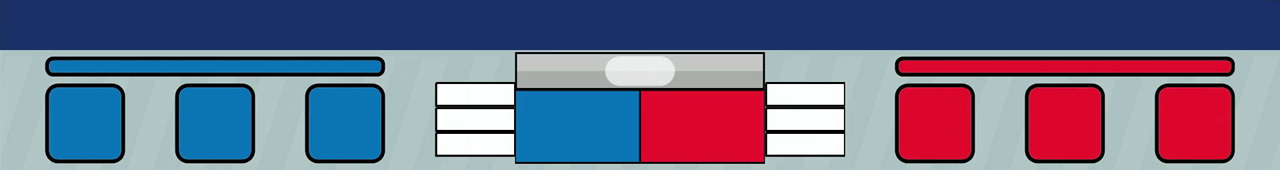
#> input picture orbtest/score_overlay_2021_1280.png, 1280 x 170 px
$ python sift_flann.py
#> lines starting #> are read from the running program, lines starting #| are printed output that depends on the picture
import numpy as np
import cv2.cv2 as cv

img1 = cv.imread('score_overlay_2021_1280.png', cv.IMREAD_GRAYSCALE)  # queryImage
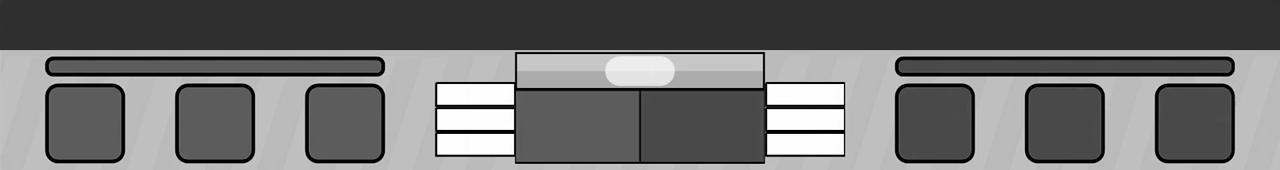
#> img1: shape (170, 1280); min 0, max 255, mean 109
img2 = cv.imread('2021/frame-00570.jpg', cv.IMREAD_GRAYSCALE)  # trainImage
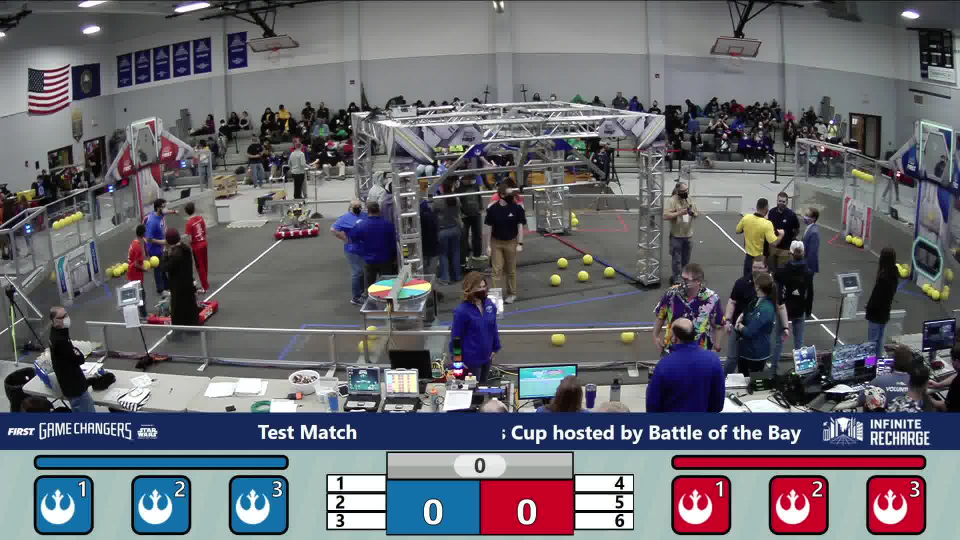
#> input picture orbtest/2021/frame-00570.jpg, 1920 x 1080 px (shown at 1/2 size)
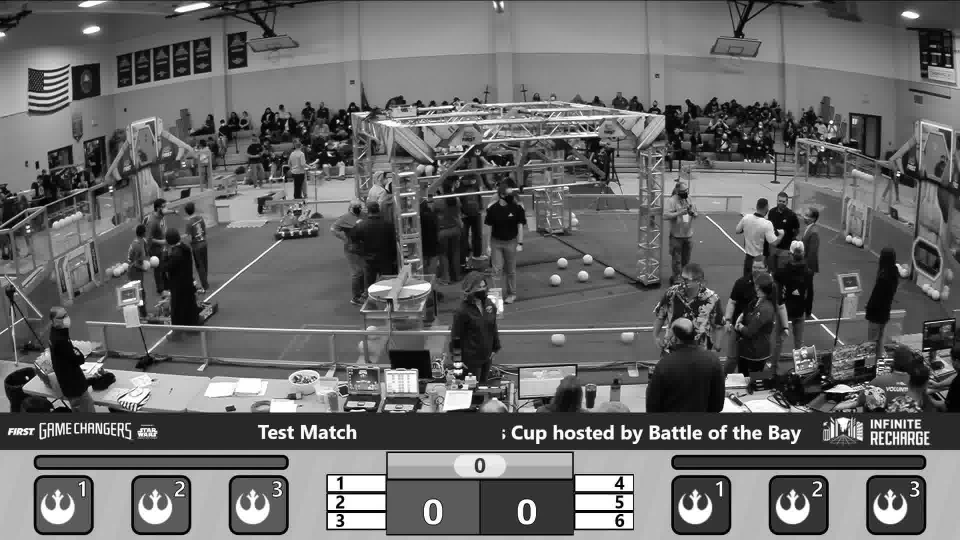
#> img2: shape (1080, 1920) (shown at 1/2 size); min 0, max 255, mean 103

# Initiate SIFT detector
sift = cv.SIFT_create()

# find the keypoints and descriptors with SIFT
kp1, des1 = sift.detectAndCompute(img1, None)
#> kp1 = 86 keypoints; strongest (x, y, size): (512, 128, 2), (843, 155, 2), (437, 83, 2.1), (769, 128, 2.6)
kp2, des2 = sift.detectAndCompute(img2, None)
#> kp2 = 14186 keypoints; strongest (x, y, size): (1239, 1045, 4.4), (1238, 967, 3.2), (1547, 859, 4), (1548, 870, 4.7)

# FLANN parameters
FLANN_INDEX_KDTREE = 1
index_params = dict(algorithm=FLANN_INDEX_KDTREE, trees=5)
search_params = dict(checks=50)  # or pass empty dictionary
flann = cv.FlannBasedMatcher(index_params, search_params)
matches = flann.knnMatch(des1, des2, k=2)
#> matches = 86 matches

# Apply ratio test
good = []
for m, n in matches:
    if m.distance < 0.75 * n.distance:
        good.append(m)
#> this loop made 86 passes
#> after the loop, good = 34 matches

src_pts = np.float32([kp1[m.queryIdx].pt for m in good]).reshape(-1, 1, 2)
#> src_pts = 34 rows, first 8: [50.95, 62.32], [377.3, 90.18], [379, 62.45], [407.3, 73.03], [438.4, 153], [438.5, 106.7], [438.5, 106.7], [446.5, 143.9]
dst_pts = np.float32([kp2[m.trainIdx].pt for m in good]).reshape(-1, 1, 2)
#> dst_pts = 34 rows, first 8: [76.75, 930.1], [569.6, 1054.5], [76.75, 930.1], [1507.2, 529.8], [1263.9, 1055.2], [657.4, 985.3], [657.4, 985.3], [701.4, 1041.5]
t = cv.estimateAffinePartial2D(src_pts, dst_pts)

transform = {
    'scale': t[0][0, 0],
    'tx': t[0][0, 2],
    'ty': t[0][1, 2],
}
#> transform = {'scale': 1.5, 'tx': -0.486, 'ty': 824.8}
TEMPLATE_SCALE = 1


def transformPoint(point):
    # Transforms a point from template coordinates to image coordinates
#> called with point = (0, 0)
    scale = transform['scale'] * TEMPLATE_SCALE
#> scale = 1.5
    tx = transform['tx']
#> tx = -0.486
    ty = transform['ty']
#> ty = 824.8
    return np.int32(np.round(point[0] * scale + tx)), np.int32(np.round(point[1] * scale + ty))


def _cornersToBox(tl, br):
    return np.array([
        [tl[0], tl[1]],
        [br[0], tl[1]],
        [br[0], br[1]],
        [tl[0], br[1]]
    ])


def _drawBox(img, box, color):
    cv.polylines(img, [box], True, color, 2, cv.LINE_AA)


box = _cornersToBox(transformPoint((0, 0)), transformPoint((1280, 170)))
#> box = [[0, 825], [1921, 825], [1921, 1080], [0, 1080]]
_drawBox(img2, box, (255, 255, 0))

img3 = cv.drawMatchesKnn(img1, kp1, img2, kp2, [[m] for m in good], None,
                         flags=cv.DrawMatchesFlags_NOT_DRAW_SINGLE_POINTS)
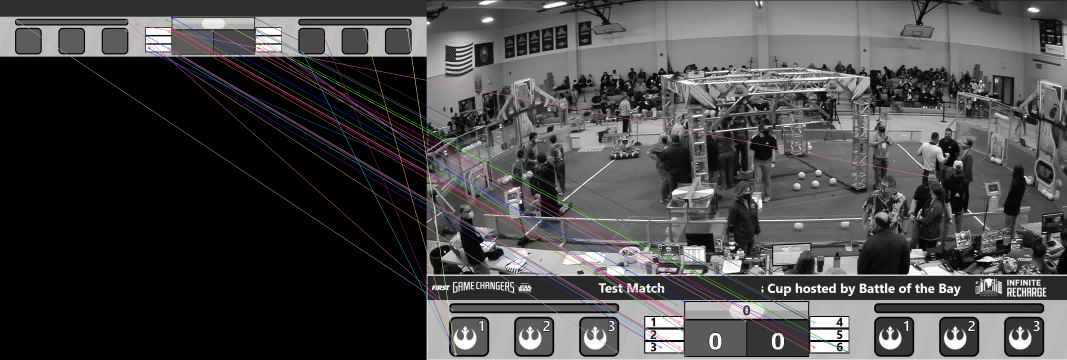
#> img3: shape (1080, 3200, 3) (shown at 1/3 size); mean of channels 0, 1, 2 70.5, 69.9, 70.7; drawn as B, G, R
cv.imshow("Matches", img3)
cv.waitKey()
